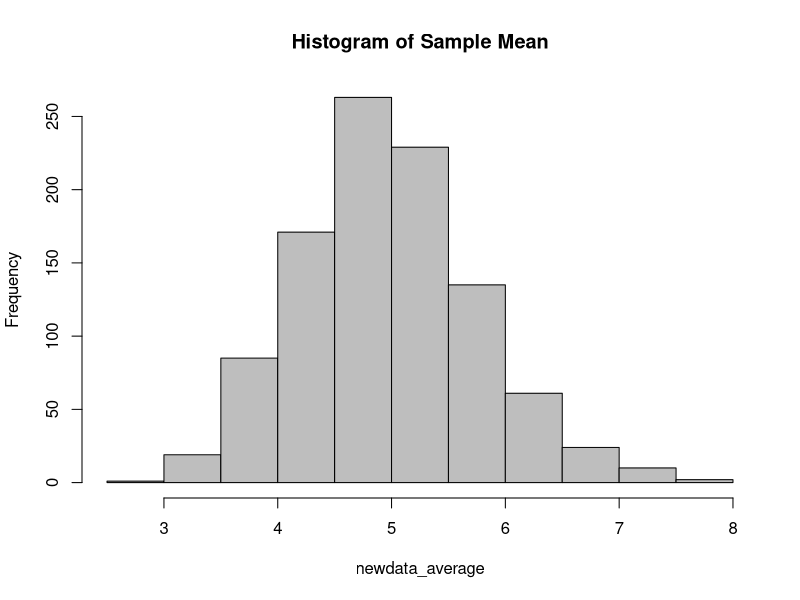
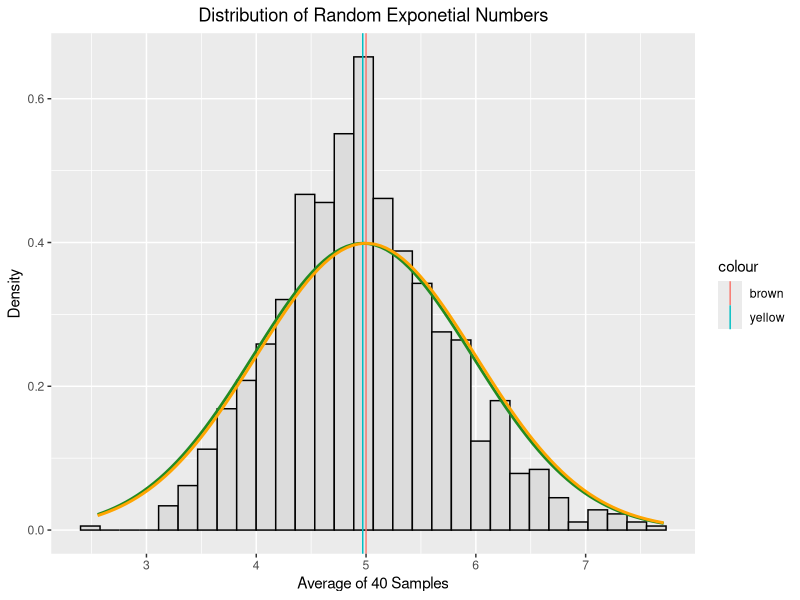

Reproduce these figures in R, in order.
#Simulation Exercise_Statistical Inference Project_Part 1 
#Bernadette Chettiar
library(ggplot2)
library(knitr)

##### Overview: 
# The xponential distribution can be simulated in R with rexp(n, lambda) where lambda is the rate parameter. 
# The purpose of this data analysis is to investigate the exponential distribution and compare it to the Central Limit Theorem. 
# For this study, lambda will be set = 0.2 for all simulations.
# The mean of exponential distribution is 1/lambda and the standard deviation is also 1/lambda.
# We will investigate the distribution of averages of 40 exponentials by doing over thousand simulations.



#### Simulations: 
set.seed(394651)
lambda <- 0.2 
#n is the number of exponentials
n <- 40 
number_Of_simulations <- 1000 
#Create a matrix with 1000 simulations(1000 rows) each with 40(columns) samples drawn from the exponential distribution.
newdata <- matrix(rexp(n * number_Of_simulations, rate = lambda), number_Of_simulations)
#Calculating the mean
newdata_average <- rowMeans(newdata)

####Sample Mean versus Theoretical Mean: 
# Show the sample mean and compare it to the theoretical mean of the distribution.
SampleMean <- mean(newdata_average)
hist(newdata_average,col="gray", main="Histogram of Sample Mean")
paste('Sample mean is', round(SampleMean,3))



TheoreticalMean <- 1/lambda
paste('The Theoretical Mean is', round(TheoreticalMean,3))


#Include figures with titles. In the figures, highlight the means you are comparing. 
#Include text that explains the figures and what is shown on them, and provides appropriate numbers.

#**Based on the values of the Sample Mean and Theoretical Mean, we can say that both means are very close.**



#### Sample Variance versus Theoretical Variance: 

#**Show how variable the sample is (via variance) and compare it to the theoretical variance of the distribution.**

SampleVariance <- var(newdata_average)
paste('The Sample Variance is', round(SampleVariance,3))

TheoreticalVariance <- (1 / lambda)^2 / (n) 
paste('The Theoretical Variance is', round(TheoreticalVariance,3))

#**Based on the values of the above, we can say that the Sample Variance and the Theoretical Variance are very close.**

#Include figures (output from R) with titles. Highlight the variances you are comparing. 
#Include text that explains your understanding of the differences of the variances.

##### Distribution
newdata_average_df <- data.frame(newdata_average)

g <- ggplot(newdata_average_df, aes(x =newdata_average))

g <- g + geom_histogram(aes(y=..density..), colour="black",fill="gainsboro")
g <- g + labs(title = "Distribution of Random Exponetial Numbers", x = "Average of 40 Samples", y = "Density") +theme(plot.title = element_text(hjust = 0.5))
g <- g + geom_vline(aes(xintercept = SampleMean, colour = "yellow"))
g <- g + geom_vline(aes(xintercept = TheoreticalMean, colour = "brown"))
g <- g + stat_function(fun = dnorm, args = list(mean = SampleMean), colour = "forestgreen", size = 1.0)
g <- g + stat_function(fun = dnorm, args = list(mean = TheoreticalMean), colour = "orange", size = 1.0)
g

####Conclusion
# 1. From the plot above, we observe both distributions almost overlap each other. 
# 2. The distribution of sample means follows a normal distribution
# 3. also see that the curve resemles a bell curve or normal distribution. 
# Hence based on the findings above we can state that the distribution does indeed demonstrate Central Limit Theorem.

